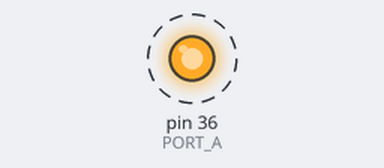
The program below on a simulated Raspberry Pi (header pin numbers). Shown: output pins drawn as LEDs (lit = HIGH). Dashed ring = blinking.

Above: at 0.2 s.
Timing chart, 0 to 3.0 s (numbered marks = the images above):
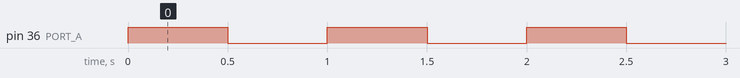

Measured:
- by itself, pin 36 (PORT_A): alternates HIGH for 0.50 s and LOW for 0.50 s

The program:

g.py
```python
#!/usr/bin/python

import RPi.GPIO as GPIO # Gpio library
from time import sleep # Time library required for sleep() method

PORT_A = 36 # 36 - number of gpio pin (see gpio-datasheet.jpg)

# Initialization for gpio library
GPIO.setwarnings(False)
GPIO.setmode(GPIO.BOARD)

# Initialization for gpio inputs
GPIO.setup(PORT_A, GPIO.OUT)

# Setting default values for pins
GPIO.output(PORT_A, 0)


while True:
    GPIO.output(PORT_A, 1) # Start signal for pin #36
    #print("1")
    sleep(0.5)
    GPIO.output(PORT_A, 0) # Stop signal for pin #36
    #print("0")
    sleep(0.5)
```
